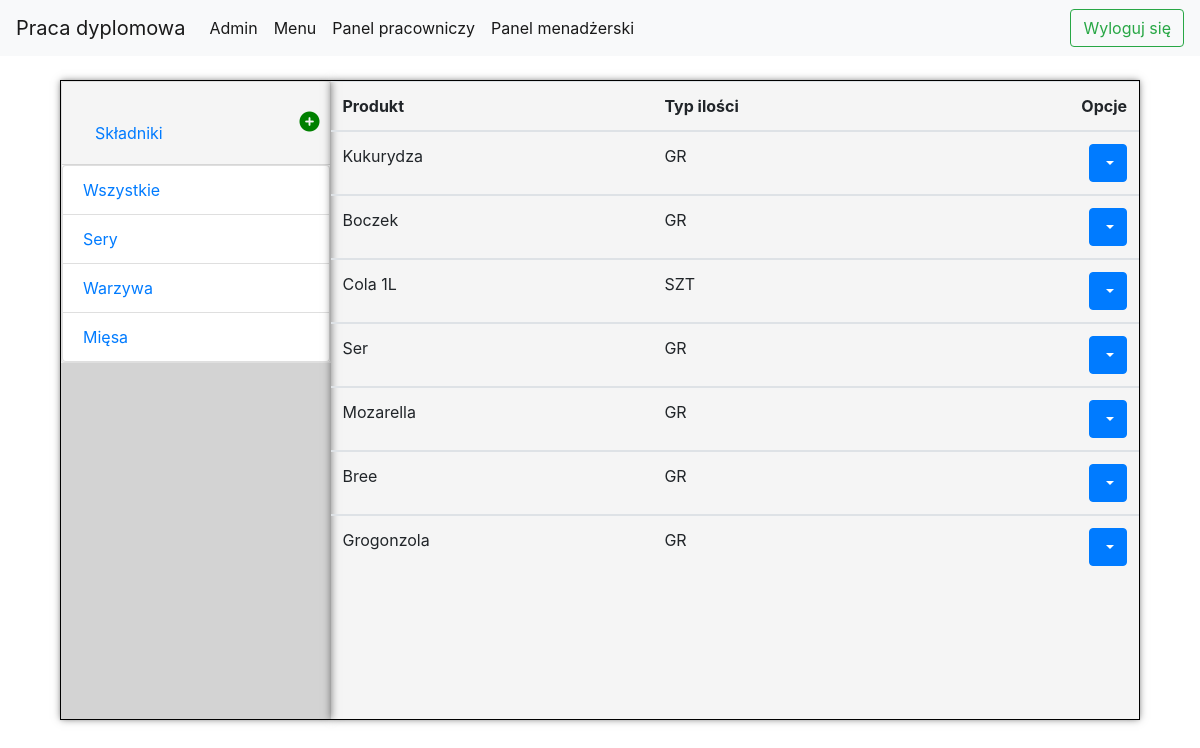
/manage_ingredients/all/ (signed in), run on the app's committed database.
### restaurantApp/models.py (models this page shows, shortened)
class Ingredient(models.Model):
    name = models.CharField(max_length=100)
    QUANTITY_TYPES = (
        ('GR', 'Gramy'),
        ('SZT', 'Sztuki')
    )
    quantity_type = models.CharField(max_length=3, choices=QUANTITY_TYPES, default='GR')
    INGREDIENT_TYPES = (
        ('ND', 'NOT DEFINED'),
        ('S', 'Ser'),
        ('M', 'Mięso'),
        ('W', 'Warzywo'),
        ('N', 'Napój'),
    )
    ingredient_type = models.CharField(max_length=3, choices=INGREDIENT_TYPES, default='ND')

### restaurantApp/views.py (the view)
    def _wrapped_view_func(request, *args, **kwargs):
        if request.user.employee.position != "M":
            return HttpResponse('Nie posiadasz uprawnień')
        else:
            return view_func(request, *args, **kwargs)

### restaurantApp/views.py (called while the page is built)
def manager_required(view_func):
    def _wrapped_view_func(request, *args, **kwargs):
        if request.user.employee.position != "M":
            return HttpResponse('Nie posiadasz uprawnień')
        else:
            return view_func(request, *args, **kwargs)
    return _wrapped_view_func

@login_required
@manager_required
def manage_ingredients(request, type="all"):
    if type == "all":
        ingredients = Ingredient.objects.all()
    else:
        ingredients = Ingredient.objects.filter(ingredient_type=type)
    return render(request, "restaurantApp/manage_ingredients.html",
                  {"data": ingredients})

### templates/restaurantApp/manage_ingredients.html (shortened to what this page needs)
<!DOCTYPE html>
{% extends "restaurantApp/base.html" %}
{% load static %}
{% block css_block %}
    <link rel="stylesheet" href="{% static 'css/products_group.css' %}">
    <link rel="stylesheet" type="text/css" href="{% static 'css/control_panel.css' %}">
    <link rel="stylesheet" href="{% static 'css/accordion.css' %}">
{% endblock %}
{% block body_block %}
    <div class="main-window">
        <div class="option-windows">
            <div id="accordion">
                <div class="card">
                    <div class="card-header" id="headingOne">
                        <h5 class="mb-0">
                            <button class="btn btn-link" data-toggle="collapse" data-target="#collapseOne"
                                    aria-expanded="true" aria-controls="collapseOne">
                                Składniki
                            </button>
                            <a href="{% url "restaurantApp:add_ingredient" %}"><i
                                    class="addSign fas fa-plus-circle"></i></a>
                        </h5>
                    </div>
                    <div id="collapseOne" class="collapse show" aria-labelledby="headingOne" data-parent="#accordion">
                        <div class="card-body">
                            <ul class="list-group">
                                <li class="list-group-item">
                                    <a href="{% url "restaurantApp:manage_ingredients" "all" %}">Wszystkie</a>
                                </li>
                                <li class="list-group-item">
                                    <a href="{% url "restaurantApp:manage_ingredients" "S" %}">Sery</a>
                                </li>
                                <li class="list-group-item">
                                    <a href="{% url "restaurantApp:manage_ingredients" "W" %}">Warzywa</a>
                                </li>
                                <li class="list-group-item">
                                    <a href="{% url "restaurantApp:manage_ingredients" "M" %}">Mięsa</a>
                                </li>
                            </ul>
                        </div>
                    </div>
                </div>
            </div>
        </div>
        <div class="view-window">
            <table class="table">
                <thead>
                <tr>
                    <th scope="col">Produkt</th>
                    <th scope="col">Typ ilości</th>
                    <th class="right-align" scope="col">Opcje</th>
                </tr>
                </thead>
                <tbody>
                {% for ing in data %}
                    <tr>
                        <td>{{ ing.name }}</td>
                        <td>{{ ing.quantity_type }}</td>
                        <td class="right-align">
                            <div class="btn-group">
                                <button type="button" class="btn btn-primary dropdown-toggle" data-toggle="dropdown"
                                        aria-haspopup="true" aria-expanded="false">
                                </button>
                            </div>
                        </td>
                    </tr>
                    </tbody>
                {% endfor %}
            </table>
        </div>
    </div>
{% endblock %}

### static/css/base.css (style rules this page uses)
html { overflow: hidden; }
body { margin: 0; box-sizing: border-box; }
html, body { height: 100%; width: 100%; background: url("/static/img/b3.JPG") no-repeat 0 0 scroll; height: 100%; width: 100%; background-position: 0px -40px; background-repeat: no-repeat; background-size: cover; }

### static/css/products_group.css (style rules this page uses)
.main-window { border: 1px solid black; position: absolute; right: 5%; height: 80%; left: 5%; top: 10%; box-shadow: 0 0 3px rgba(0, 0, 0, 0.1); }
.option-windows { overflow: scroll; position: absolute; width: 25%; height: 100%; box-shadow: 0 0 8px rgba(0, 0, 0, 0.5); background: lightgray; }
.view-window { box-shadow: 0 0 8px rgba(0, 0, 0, 0.5); overflow: scroll; position: absolute; right: 0px; width: 75%; height: 100%; }
.card-body { padding: 0px 0px 0px 0px; }
.addSign { font-size: 20px; color: green; position: absolute; right: 3%; }
.table { width: 100%; }
.right-align { text-align: right; }
.main-window { background-color: whitesmoke; }
.option-windows-panel input, button { margin-top: 20px; }

### static/css/control_panel.css (style rules this page uses)
td .btn { height: inherit; width: inherit; height: 90%; width: 90%; display: block; margin: auto; }
table { position: center; }

### static/css/accordion.css (style rules this page uses)
#accordion { background-color: #eee; color: #444; cursor: pointer; width: 100%; border: none; outline: none; transition: 0.4s; }
.card-header { background-color: whitesmoke; text-align: left; }
.card .addSign { position: absolute; right: 10px; top: 30px; }

### data on the page
Ingredient: name "Kukurydza", quantity_type "GR"
Ingredient: name "Boczek", quantity_type "GR"
Ingredient: name "Cola 1L", quantity_type "SZT"
Ingredient: name "Ser", quantity_type "GR"
Ingredient: name "Mozarella", quantity_type "GR"
Ingredient: name "Bree", quantity_type "GR"
Ingredient: name "Grogonzola", quantity_type "GR"
